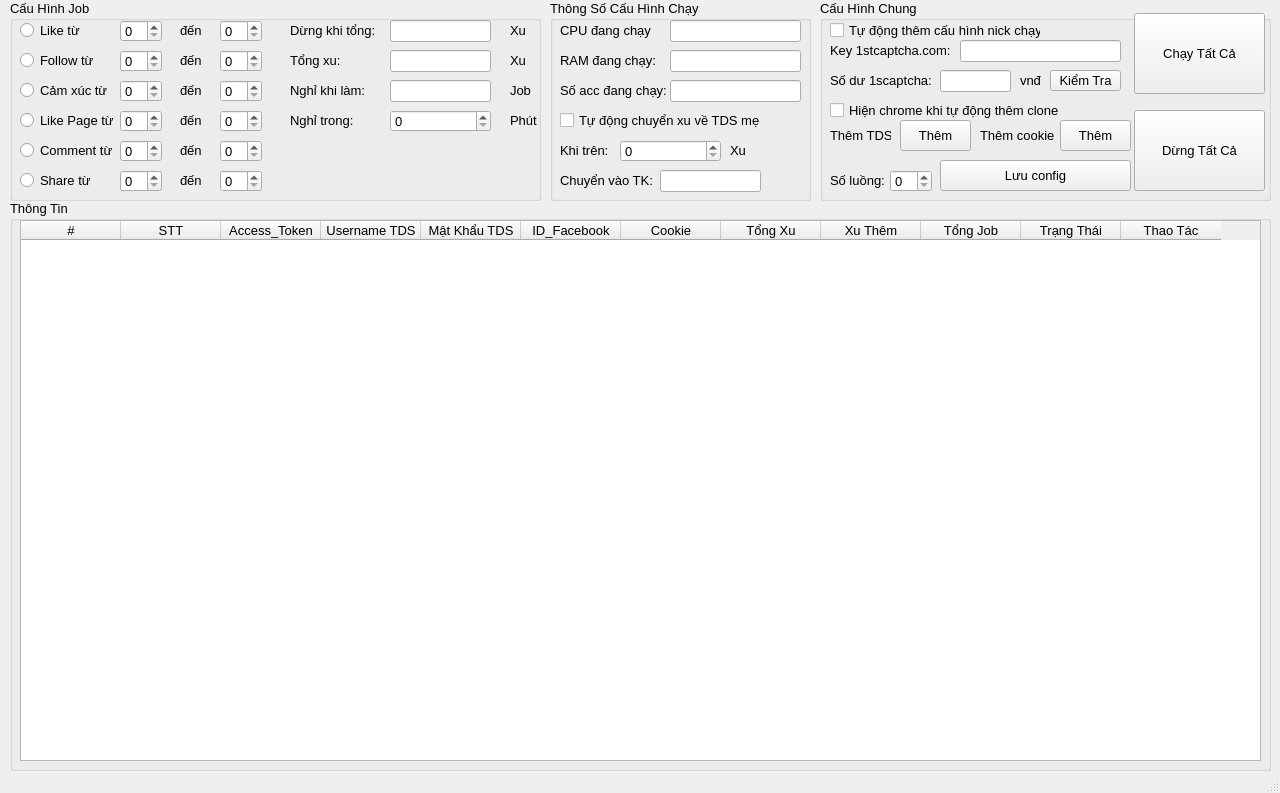
<?xml version="1.0" encoding="UTF-8"?>
<ui version="4.0">
 <class>MainWindow</class>
 <widget class="QMainWindow" name="MainWindow">
  <property name="geometry">
   <rect>
    <x>0</x>
    <y>0</y>
    <width>1280</width>
    <height>793</height>
   </rect>
  </property>
  <property name="windowTitle">
   <string>MainWindow</string>
  </property>
  <widget class="QWidget" name="centralwidget">
   <widget class="QGroupBox" name="groupBox">
    <property name="geometry">
     <rect>
      <x>10</x>
      <y>200</y>
      <width>1261</width>
      <height>571</height>
     </rect>
    </property>
    <property name="font">
     <font>
      <pointsize>10</pointsize>
     </font>
    </property>
    <property name="toolTipDuration">
     <number>1</number>
    </property>
    <property name="title">
     <string>Thông Tin</string>
    </property>
    <property name="flat">
     <bool>false</bool>
    </property>
    <property name="checkable">
     <bool>false</bool>
    </property>
    <widget class="QTableWidget" name="tableWidget">
     <property name="geometry">
      <rect>
       <x>10</x>
       <y>20</y>
       <width>1241</width>
       <height>541</height>
      </rect>
     </property>
     <property name="minimumSize">
      <size>
       <width>1241</width>
       <height>0</height>
      </size>
     </property>
     <property name="maximumSize">
      <size>
       <width>1241</width>
       <height>16777215</height>
      </size>
     </property>
     <property name="contextMenuPolicy">
      <enum>Qt::CustomContextMenu</enum>
     </property>
     <property name="styleSheet">
      <string notr="true"/>
     </property>
     <property name="editTriggers">
      <set>QAbstractItemView::NoEditTriggers</set>
     </property>
     <property name="selectionBehavior">
      <enum>QAbstractItemView::SelectColumns</enum>
     </property>
     <property name="sortingEnabled">
      <bool>false</bool>
     </property>
     <column>
      <property name="text">
       <string>#</string>
      </property>
     </column>
     <column>
      <property name="text">
       <string>STT</string>
      </property>
     </column>
     <column>
      <property name="text">
       <string>Access_Token</string>
      </property>
     </column>
     <column>
      <property name="text">
       <string>Username TDS</string>
      </property>
     </column>
     <column>
      <property name="text">
       <string>Mật Khẩu TDS</string>
      </property>
     </column>
     <column>
      <property name="text">
       <string>ID_Facebook</string>
      </property>
     </column>
     <column>
      <property name="text">
       <string>Cookie</string>
      </property>
     </column>
     <column>
      <property name="text">
       <string>Tổng Xu</string>
      </property>
     </column>
     <column>
      <property name="text">
       <string>Xu Thêm</string>
      </property>
     </column>
     <column>
      <property name="text">
       <string>Tổng Job</string>
      </property>
     </column>
     <column>
      <property name="text">
       <string>Trạng Thái</string>
      </property>
     </column>
     <column>
      <property name="text">
       <string>Thao Tác</string>
      </property>
     </column>
    </widget>
   </widget>
   <widget class="QGroupBox" name="groupBox_2">
    <property name="geometry">
     <rect>
      <x>10</x>
      <y>0</y>
      <width>531</width>
      <height>201</height>
     </rect>
    </property>
    <property name="font">
     <font>
      <pointsize>10</pointsize>
     </font>
    </property>
    <property name="title">
     <string>Cấu Hình Job</string>
    </property>
    <widget class="QSpinBox" name="Delay_Min_Like">
     <property name="geometry">
      <rect>
       <x>110</x>
       <y>20</y>
       <width>42</width>
       <height>22</height>
      </rect>
     </property>
     <property name="maximum">
      <number>999999999</number>
     </property>
    </widget>
    <widget class="QLabel" name="label_3">
     <property name="geometry">
      <rect>
       <x>170</x>
       <y>20</y>
       <width>49</width>
       <height>21</height>
      </rect>
     </property>
     <property name="text">
      <string>đến</string>
     </property>
    </widget>
    <widget class="QSpinBox" name="Delay_Max_Like">
     <property name="geometry">
      <rect>
       <x>210</x>
       <y>20</y>
       <width>42</width>
       <height>22</height>
      </rect>
     </property>
     <property name="maximum">
      <number>999999999</number>
     </property>
    </widget>
    <widget class="QLabel" name="label_4">
     <property name="geometry">
      <rect>
       <x>170</x>
       <y>50</y>
       <width>49</width>
       <height>21</height>
      </rect>
     </property>
     <property name="text">
      <string>đến</string>
     </property>
    </widget>
    <widget class="QSpinBox" name="Delay_Max_Follow">
     <property name="geometry">
      <rect>
       <x>210</x>
       <y>50</y>
       <width>42</width>
       <height>22</height>
      </rect>
     </property>
     <property name="maximum">
      <number>999999999</number>
     </property>
    </widget>
    <widget class="QSpinBox" name="Delay_Min_Follow">
     <property name="geometry">
      <rect>
       <x>110</x>
       <y>50</y>
       <width>42</width>
       <height>22</height>
      </rect>
     </property>
     <property name="maximum">
      <number>999999999</number>
     </property>
    </widget>
    <widget class="QSpinBox" name="Delay_Min_React">
     <property name="geometry">
      <rect>
       <x>110</x>
       <y>80</y>
       <width>42</width>
       <height>22</height>
      </rect>
     </property>
     <property name="maximum">
      <number>999999999</number>
     </property>
    </widget>
    <widget class="QSpinBox" name="Delay_Min_Like_Page">
     <property name="geometry">
      <rect>
       <x>110</x>
       <y>110</y>
       <width>42</width>
       <height>22</height>
      </rect>
     </property>
     <property name="maximum">
      <number>999999999</number>
     </property>
    </widget>
    <widget class="QSpinBox" name="Delay_Min_Comment">
     <property name="geometry">
      <rect>
       <x>110</x>
       <y>140</y>
       <width>42</width>
       <height>22</height>
      </rect>
     </property>
     <property name="maximum">
      <number>999999999</number>
     </property>
    </widget>
    <widget class="QSpinBox" name="Delay_Min_Share">
     <property name="geometry">
      <rect>
       <x>110</x>
       <y>170</y>
       <width>42</width>
       <height>22</height>
      </rect>
     </property>
     <property name="maximum">
      <number>999999999</number>
     </property>
    </widget>
    <widget class="QLabel" name="label_8">
     <property name="geometry">
      <rect>
       <x>170</x>
       <y>80</y>
       <width>49</width>
       <height>21</height>
      </rect>
     </property>
     <property name="text">
      <string>đến</string>
     </property>
    </widget>
    <widget class="QLabel" name="label_9">
     <property name="geometry">
      <rect>
       <x>170</x>
       <y>110</y>
       <width>49</width>
       <height>21</height>
      </rect>
     </property>
     <property name="text">
      <string>đến</string>
     </property>
    </widget>
    <widget class="QLabel" name="label_10">
     <property name="geometry">
      <rect>
       <x>170</x>
       <y>140</y>
       <width>49</width>
       <height>21</height>
      </rect>
     </property>
     <property name="text">
      <string>đến</string>
     </property>
    </widget>
    <widget class="QLabel" name="label_11">
     <property name="geometry">
      <rect>
       <x>170</x>
       <y>170</y>
       <width>49</width>
       <height>21</height>
      </rect>
     </property>
     <property name="text">
      <string>đến</string>
     </property>
    </widget>
    <widget class="QSpinBox" name="Delay_Max_React">
     <property name="geometry">
      <rect>
       <x>210</x>
       <y>80</y>
       <width>42</width>
       <height>22</height>
      </rect>
     </property>
     <property name="maximum">
      <number>999999999</number>
     </property>
    </widget>
    <widget class="QSpinBox" name="Delay_Max_Like_Page">
     <property name="geometry">
      <rect>
       <x>210</x>
       <y>110</y>
       <width>42</width>
       <height>22</height>
      </rect>
     </property>
     <property name="maximum">
      <number>999999999</number>
     </property>
    </widget>
    <widget class="QSpinBox" name="Delay_Max_Comment">
     <property name="geometry">
      <rect>
       <x>210</x>
       <y>140</y>
       <width>42</width>
       <height>22</height>
      </rect>
     </property>
     <property name="maximum">
      <number>999999999</number>
     </property>
    </widget>
    <widget class="QSpinBox" name="Delay_Max_Share">
     <property name="geometry">
      <rect>
       <x>210</x>
       <y>170</y>
       <width>42</width>
       <height>22</height>
      </rect>
     </property>
     <property name="maximum">
      <number>999999999</number>
     </property>
    </widget>
    <widget class="QLabel" name="label_12">
     <property name="geometry">
      <rect>
       <x>280</x>
       <y>20</y>
       <width>91</width>
       <height>21</height>
      </rect>
     </property>
     <property name="text">
      <string>Dừng khi tổng:</string>
     </property>
    </widget>
    <widget class="QLineEdit" name="Stop_Reaching">
     <property name="geometry">
      <rect>
       <x>380</x>
       <y>20</y>
       <width>101</width>
       <height>22</height>
      </rect>
     </property>
    </widget>
    <widget class="QLabel" name="label_13">
     <property name="geometry">
      <rect>
       <x>500</x>
       <y>20</y>
       <width>21</width>
       <height>21</height>
      </rect>
     </property>
     <property name="text">
      <string>Xu</string>
     </property>
    </widget>
    <widget class="QLabel" name="label">
     <property name="geometry">
      <rect>
       <x>280</x>
       <y>50</y>
       <width>61</width>
       <height>21</height>
      </rect>
     </property>
     <property name="text">
      <string>Tổng xu:</string>
     </property>
    </widget>
    <widget class="QLineEdit" name="Total">
     <property name="geometry">
      <rect>
       <x>380</x>
       <y>50</y>
       <width>101</width>
       <height>22</height>
      </rect>
     </property>
     <property name="readOnly">
      <bool>true</bool>
     </property>
    </widget>
    <widget class="QLabel" name="label_14">
     <property name="geometry">
      <rect>
       <x>500</x>
       <y>50</y>
       <width>21</width>
       <height>21</height>
      </rect>
     </property>
     <property name="text">
      <string>Xu</string>
     </property>
    </widget>
    <widget class="QLabel" name="label_15">
     <property name="geometry">
      <rect>
       <x>500</x>
       <y>80</y>
       <width>21</width>
       <height>21</height>
      </rect>
     </property>
     <property name="text">
      <string>Job</string>
     </property>
    </widget>
    <widget class="QLineEdit" name="Sleep_Job">
     <property name="geometry">
      <rect>
       <x>380</x>
       <y>80</y>
       <width>101</width>
       <height>22</height>
      </rect>
     </property>
    </widget>
    <widget class="QLabel" name="label_7">
     <property name="geometry">
      <rect>
       <x>280</x>
       <y>80</y>
       <width>81</width>
       <height>21</height>
      </rect>
     </property>
     <property name="text">
      <string>Nghỉ khi làm:</string>
     </property>
    </widget>
    <widget class="QLabel" name="label_16">
     <property name="geometry">
      <rect>
       <x>280</x>
       <y>110</y>
       <width>81</width>
       <height>21</height>
      </rect>
     </property>
     <property name="text">
      <string>Nghỉ trong:</string>
     </property>
    </widget>
    <widget class="QLabel" name="label_17">
     <property name="geometry">
      <rect>
       <x>500</x>
       <y>110</y>
       <width>31</width>
       <height>21</height>
      </rect>
     </property>
     <property name="text">
      <string>Phút</string>
     </property>
    </widget>
    <widget class="QSpinBox" name="Sleep_time">
     <property name="geometry">
      <rect>
       <x>380</x>
       <y>110</y>
       <width>101</width>
       <height>22</height>
      </rect>
     </property>
     <property name="maximum">
      <number>999999999</number>
     </property>
    </widget>
    <widget class="QRadioButton" name="Share_Job">
     <property name="geometry">
      <rect>
       <x>10</x>
       <y>170</y>
       <width>89</width>
       <height>20</height>
      </rect>
     </property>
     <property name="text">
      <string>Share từ</string>
     </property>
    </widget>
    <widget class="QRadioButton" name="Comment_Job">
     <property name="geometry">
      <rect>
       <x>10</x>
       <y>140</y>
       <width>101</width>
       <height>20</height>
      </rect>
     </property>
     <property name="text">
      <string>Comment từ</string>
     </property>
    </widget>
    <widget class="QRadioButton" name="Like_Page_Job">
     <property name="geometry">
      <rect>
       <x>10</x>
       <y>110</y>
       <width>101</width>
       <height>20</height>
      </rect>
     </property>
     <property name="text">
      <string>Like Page từ</string>
     </property>
    </widget>
    <widget class="QRadioButton" name="React_Job_2">
     <property name="geometry">
      <rect>
       <x>10</x>
       <y>80</y>
       <width>101</width>
       <height>20</height>
      </rect>
     </property>
     <property name="text">
      <string>Cảm xúc từ</string>
     </property>
    </widget>
    <widget class="QRadioButton" name="Follow_Job_2">
     <property name="geometry">
      <rect>
       <x>10</x>
       <y>50</y>
       <width>101</width>
       <height>20</height>
      </rect>
     </property>
     <property name="text">
      <string>Follow từ</string>
     </property>
    </widget>
    <widget class="QRadioButton" name="Like_Job_2">
     <property name="geometry">
      <rect>
       <x>10</x>
       <y>20</y>
       <width>101</width>
       <height>20</height>
      </rect>
     </property>
     <property name="text">
      <string>Like từ</string>
     </property>
    </widget>
   </widget>
   <widget class="QGroupBox" name="groupBox_3">
    <property name="geometry">
     <rect>
      <x>820</x>
      <y>0</y>
      <width>451</width>
      <height>201</height>
     </rect>
    </property>
    <property name="font">
     <font>
      <pointsize>10</pointsize>
     </font>
    </property>
    <property name="title">
     <string>Cấu Hình Chung</string>
    </property>
    <widget class="QPushButton" name="Start_All">
     <property name="geometry">
      <rect>
       <x>314</x>
       <y>13</y>
       <width>131</width>
       <height>81</height>
      </rect>
     </property>
     <property name="text">
      <string>Chạy Tất Cả</string>
     </property>
    </widget>
    <widget class="QPushButton" name="Stop_All">
     <property name="geometry">
      <rect>
       <x>314</x>
       <y>110</y>
       <width>131</width>
       <height>81</height>
      </rect>
     </property>
     <property name="text">
      <string>Dừng Tất Cả</string>
     </property>
    </widget>
    <widget class="QLabel" name="label_2">
     <property name="geometry">
      <rect>
       <x>10</x>
       <y>40</y>
       <width>121</width>
       <height>21</height>
      </rect>
     </property>
     <property name="text">
      <string>Key 1stcaptcha.com:</string>
     </property>
    </widget>
    <widget class="QLineEdit" name="Key_1st">
     <property name="geometry">
      <rect>
       <x>140</x>
       <y>40</y>
       <width>161</width>
       <height>22</height>
      </rect>
     </property>
    </widget>
    <widget class="QCheckBox" name="Auto_Add">
     <property name="geometry">
      <rect>
       <x>10</x>
       <y>20</y>
       <width>211</width>
       <height>20</height>
      </rect>
     </property>
     <property name="text">
      <string>Tự động thêm cấu hình nick chạy</string>
     </property>
    </widget>
    <widget class="QLabel" name="label_5">
     <property name="geometry">
      <rect>
       <x>10</x>
       <y>70</y>
       <width>101</width>
       <height>21</height>
      </rect>
     </property>
     <property name="text">
      <string>Số dư 1scaptcha:</string>
     </property>
    </widget>
    <widget class="QLineEdit" name="Balance_1st">
     <property name="geometry">
      <rect>
       <x>120</x>
       <y>70</y>
       <width>71</width>
       <height>22</height>
      </rect>
     </property>
     <property name="readOnly">
      <bool>true</bool>
     </property>
    </widget>
    <widget class="QPushButton" name="Check_Balance">
     <property name="geometry">
      <rect>
       <x>230</x>
       <y>70</y>
       <width>71</width>
       <height>21</height>
      </rect>
     </property>
     <property name="text">
      <string>Kiểm Tra</string>
     </property>
    </widget>
    <widget class="QLabel" name="label_6">
     <property name="geometry">
      <rect>
       <x>200</x>
       <y>70</y>
       <width>21</width>
       <height>21</height>
      </rect>
     </property>
     <property name="text">
      <string>vnđ</string>
     </property>
    </widget>
    <widget class="QPushButton" name="Save">
     <property name="geometry">
      <rect>
       <x>120</x>
       <y>160</y>
       <width>191</width>
       <height>31</height>
      </rect>
     </property>
     <property name="text">
      <string>Lưu config</string>
     </property>
    </widget>
    <widget class="QLabel" name="label_18">
     <property name="geometry">
      <rect>
       <x>10</x>
       <y>170</y>
       <width>61</width>
       <height>21</height>
      </rect>
     </property>
     <property name="text">
      <string>Số luồng:</string>
     </property>
    </widget>
    <widget class="QSpinBox" name="Thread">
     <property name="geometry">
      <rect>
       <x>70</x>
       <y>170</y>
       <width>42</width>
       <height>22</height>
      </rect>
     </property>
     <property name="maximum">
      <number>999999999</number>
     </property>
    </widget>
    <widget class="QCheckBox" name="Show_Chrome">
     <property name="geometry">
      <rect>
       <x>10</x>
       <y>100</y>
       <width>251</width>
       <height>20</height>
      </rect>
     </property>
     <property name="text">
      <string>Hiện chrome khi tự động thêm clone</string>
     </property>
    </widget>
    <widget class="QLabel" name="label_22">
     <property name="geometry">
      <rect>
       <x>10</x>
       <y>120</y>
       <width>61</width>
       <height>31</height>
      </rect>
     </property>
     <property name="text">
      <string>Thêm TDS</string>
     </property>
    </widget>
    <widget class="QPushButton" name="Add_TDS">
     <property name="geometry">
      <rect>
       <x>80</x>
       <y>120</y>
       <width>71</width>
       <height>31</height>
      </rect>
     </property>
     <property name="text">
      <string>Thêm</string>
     </property>
    </widget>
    <widget class="QLabel" name="label_23">
     <property name="geometry">
      <rect>
       <x>160</x>
       <y>120</y>
       <width>81</width>
       <height>31</height>
      </rect>
     </property>
     <property name="text">
      <string>Thêm cookie</string>
     </property>
    </widget>
    <widget class="QPushButton" name="Add_Cookie">
     <property name="geometry">
      <rect>
       <x>240</x>
       <y>120</y>
       <width>71</width>
       <height>31</height>
      </rect>
     </property>
     <property name="text">
      <string>Thêm</string>
     </property>
    </widget>
   </widget>
   <widget class="QGroupBox" name="groupBox_4">
    <property name="geometry">
     <rect>
      <x>550</x>
      <y>0</y>
      <width>261</width>
      <height>201</height>
     </rect>
    </property>
    <property name="font">
     <font>
      <pointsize>10</pointsize>
     </font>
    </property>
    <property name="title">
     <string>Thông Số Cấu Hình Chạy</string>
    </property>
    <widget class="QLabel" name="label_19">
     <property name="geometry">
      <rect>
       <x>10</x>
       <y>20</y>
       <width>91</width>
       <height>21</height>
      </rect>
     </property>
     <property name="text">
      <string>CPU đang chạy:</string>
     </property>
    </widget>
    <widget class="QLabel" name="label_20">
     <property name="geometry">
      <rect>
       <x>10</x>
       <y>50</y>
       <width>101</width>
       <height>21</height>
      </rect>
     </property>
     <property name="text">
      <string>RAM đang chạy:</string>
     </property>
    </widget>
    <widget class="QLineEdit" name="Cpu_Info">
     <property name="geometry">
      <rect>
       <x>120</x>
       <y>20</y>
       <width>131</width>
       <height>22</height>
      </rect>
     </property>
     <property name="text">
      <string/>
     </property>
     <property name="readOnly">
      <bool>true</bool>
     </property>
    </widget>
    <widget class="QLineEdit" name="Ram_Info">
     <property name="geometry">
      <rect>
       <x>120</x>
       <y>50</y>
       <width>131</width>
       <height>22</height>
      </rect>
     </property>
     <property name="readOnly">
      <bool>true</bool>
     </property>
    </widget>
    <widget class="QLabel" name="label_21">
     <property name="geometry">
      <rect>
       <x>10</x>
       <y>80</y>
       <width>111</width>
       <height>21</height>
      </rect>
     </property>
     <property name="text">
      <string>Số acc đang chạy:</string>
     </property>
    </widget>
    <widget class="QLineEdit" name="TDS_Info">
     <property name="geometry">
      <rect>
       <x>120</x>
       <y>80</y>
       <width>131</width>
       <height>22</height>
      </rect>
     </property>
     <property name="readOnly">
      <bool>true</bool>
     </property>
    </widget>
    <widget class="QCheckBox" name="checkBox_6">
     <property name="geometry">
      <rect>
       <x>10</x>
       <y>110</y>
       <width>251</width>
       <height>20</height>
      </rect>
     </property>
     <property name="text">
      <string>Tự động chuyển xu về TDS mẹ</string>
     </property>
    </widget>
    <widget class="QLabel" name="label_25">
     <property name="geometry">
      <rect>
       <x>10</x>
       <y>140</y>
       <width>51</width>
       <height>21</height>
      </rect>
     </property>
     <property name="text">
      <string>Khi trên:</string>
     </property>
    </widget>
    <widget class="QLabel" name="label_26">
     <property name="geometry">
      <rect>
       <x>180</x>
       <y>140</y>
       <width>21</width>
       <height>21</height>
      </rect>
     </property>
     <property name="text">
      <string>Xu</string>
     </property>
    </widget>
    <widget class="QLabel" name="label_27">
     <property name="geometry">
      <rect>
       <x>10</x>
       <y>170</y>
       <width>101</width>
       <height>21</height>
      </rect>
     </property>
     <property name="text">
      <string>Chuyển vào TK:</string>
     </property>
    </widget>
    <widget class="QLineEdit" name="lineEdit_11">
     <property name="geometry">
      <rect>
       <x>110</x>
       <y>170</y>
       <width>101</width>
       <height>22</height>
      </rect>
     </property>
    </widget>
    <widget class="QSpinBox" name="spinBox_19">
     <property name="geometry">
      <rect>
       <x>70</x>
       <y>140</y>
       <width>101</width>
       <height>22</height>
      </rect>
     </property>
     <property name="maximum">
      <number>5500000</number>
     </property>
    </widget>
   </widget>
  </widget>
  <widget class="QStatusBar" name="statusbar"/>
 </widget>
 <resources/>
 <connections/>
</ui>
